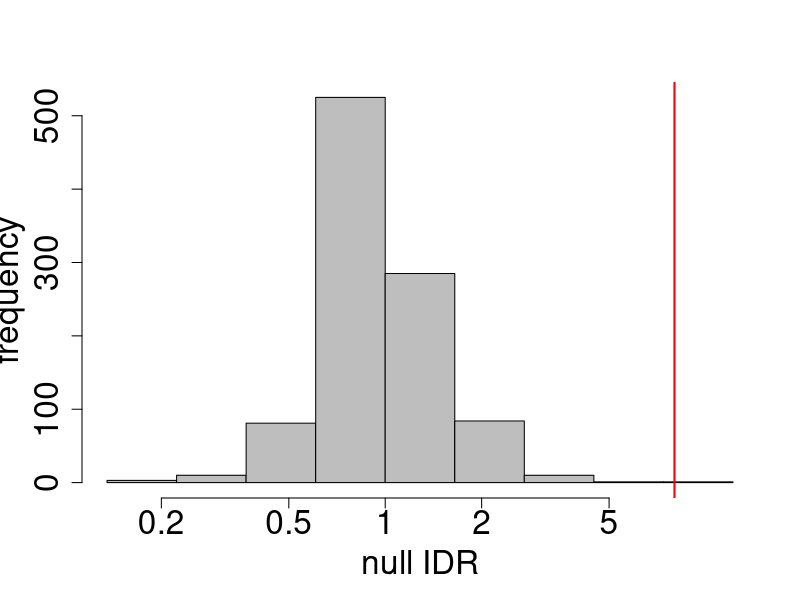
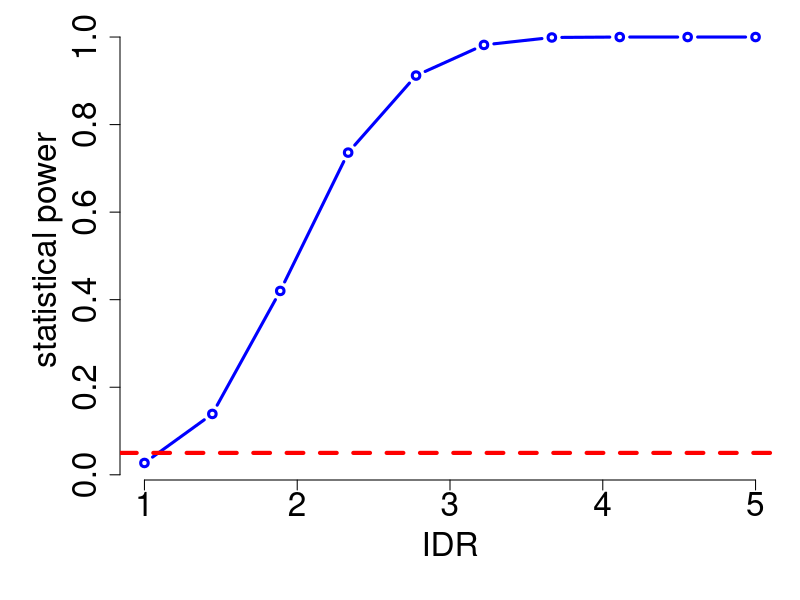

Reproduce these figures in R, in order.
##################################################
## Introduction to Sampling & Variability
## Steve Bellan
## Meaningful Modeling of Epidemiological Data 2015
## African Institute of Mathematical Sciences, Muizenberg, South Africa

## Pick a research question:
## 
## Does having HIV affect TB

set.seed(1)
n <- 200 ## sample size
hivstatus <- rep(c(0,1), each = n/2)
table(hivstatus)
tbIncRate <- c(.05, .15)
myDat <- data.frame(hiv = hivstatus, tb = NA)
numPerms <- 999

myDat$tb <- rbinom(n, 1, prob = rep(tbIncRate, each = n/2))
xtabs(~hiv + tb, myDat)
idr <- function(dat) with(dat, mean(tb[hiv==1])/mean(tb[hiv==0]))
Null_IDR_Vector <- rep(NA, numPerms)
for(ii in 1:numPerms) {
    permDat <- myDat
    permDat$tb <- sample(permDat$tb, n)
    xtabs(~hiv + tb, permDat)
    Null_IDR_Vector[ii] <- idr(permDat)
}
idr(myDat)
Full_IDR_Vector <- c(Null_IDR_Vector, idr(myDat))
par('ps' = 24)
hist(log(Full_IDR_Vector), 
     xlab = 'null IDR', ylab = 'frequency', bty = 'n',
     col = 'gray', main = '', xaxt='n')
axis(1, at = log(c(.2,.5,1,2,5)), lab = c(.2,.5,1,2,5))
abline(v = log(idr(myDat)), col = 'red', lwd =2)
2*min(mean(Full_IDR_Vector >= idr(myDat)), mean(Full_IDR_Vector <= idr(myDat)))


pValFxn <- function(FullVector, ObsVal)
    2*min(mean(FullVector >= ObsVal), mean(FullVector <= ObsVal))

trueIDRvals <- seq(1, 5, l = 10)
noHIV_tb_inc <- .05
n <- 500 ## sample size
hivstatus <- rep(c(0,1), each = n/2)
numSims <- 1000
numPerms <- 999
powerChiSqVector <- rep(NA, length(trueIDRvals))

for(rr in 1:length(trueIDRvals)) {
    print(paste0('on IDR ', rr, ' of ', length(trueIDRvals)))
    trueIDR <- trueIDRvals[rr]
    ## Power Analysis
    tbIncRate <- c(noHIV_tb_inc, trueIDR * noHIV_tb_inc)
    myDat <- data.frame(hiv = hivstatus, tb = NA)
    pValueVectorChiSq <- pValueVector <- rep(NA, numSims)
    for(jj in 1:numSims) {
        if(jj %% 20 == 0) print(paste0('on simulation ', jj, ' of ', numSims))
        myDat$tb <- rbinom(n, 1, prob = rep(tbIncRate, each = n/2))
        ## Null_IDR_Vector <- rep(NA, numPerms)
        ## for(ii in 1:numPerms) {
        ##     permDat <- myDat
        ##     permDat$tb <- sample(permDat$tb, n)
        ##     Null_IDR_Vector[ii] <- idr(permDat)
        ## }
        ## Full_IDR_Vector <- c(Null_IDR_Vector, idr(myDat))
        ## pValueVector[jj] <- pValFxn(Full_IDR_Vector, idr(myDat))
        myTab <- xtabs(~hiv + tb, myDat)
        chisqResult <- chisq.test(myTab)
        pValueVectorChiSq[jj] <- chisqResult$p.value
        ## if(pValueVector[jj] > 1) browser()
    }
    ## debug(pValFxn)
    ## undebug(pValFxn)
    ## pValueVector
    ## pValueVectorChiSq
    ## plot(data.frame(pValueVector, pValueVectorChiSq))
    ## abline(a = 0, b = 1)
    ## power <- mean(pValueVector <= .05)
    powerChiSqVector[rr] <- mean(pValueVectorChiSq <= .05)
}

par(mar = c(6,6,1,1))
powerTable <- data.frame(idr = trueIDRvals, power = powerChiSqVector)
plot(powerTable, xlab = 'IDR', ylab = 'statistical power', main = '',
     type = 'b',
     col = 'blue',
     lwd = 3,
     bty = 'n')
abline(h=.05, col = 'red', lty = 2, lwd = 4)
